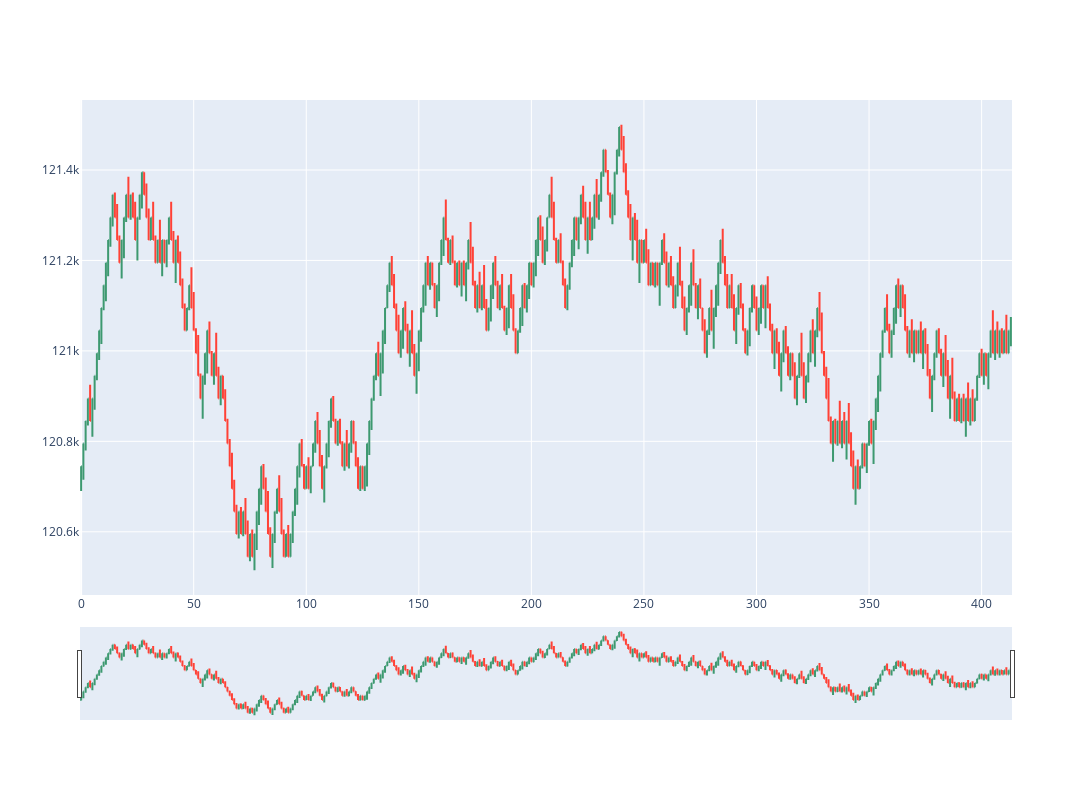

This figure's notebook cell:
### Code cell
fig = go.Figure(
    data=go.Ohlc(
        open=ohlc["open"],
        high=ohlc["high"],
        low=ohlc["low"],
        close=ohlc["close"],
    )
)

fig.update_layout(
    autosize=True,
    width=1500,
    height=800,
)

### Figure 1 — Plotly figure (JSON) as saved in the notebook; plotly's stock layout.template omitted (floating-point values rounded to 4 significant figures; data arrays with more than 128 entries replaced by an {"elided": "..."} marker saying what was removed)
{"data": [{"close": {"elided": "414 int values"}, "high": {"elided": "414 int values"}, "low": {"elided": "414 int values"}, "open": {"elided": "414 int values"}, "type": "ohlc"}], "layout": {"autosize": true, "height": 800, "width": 1500}}
